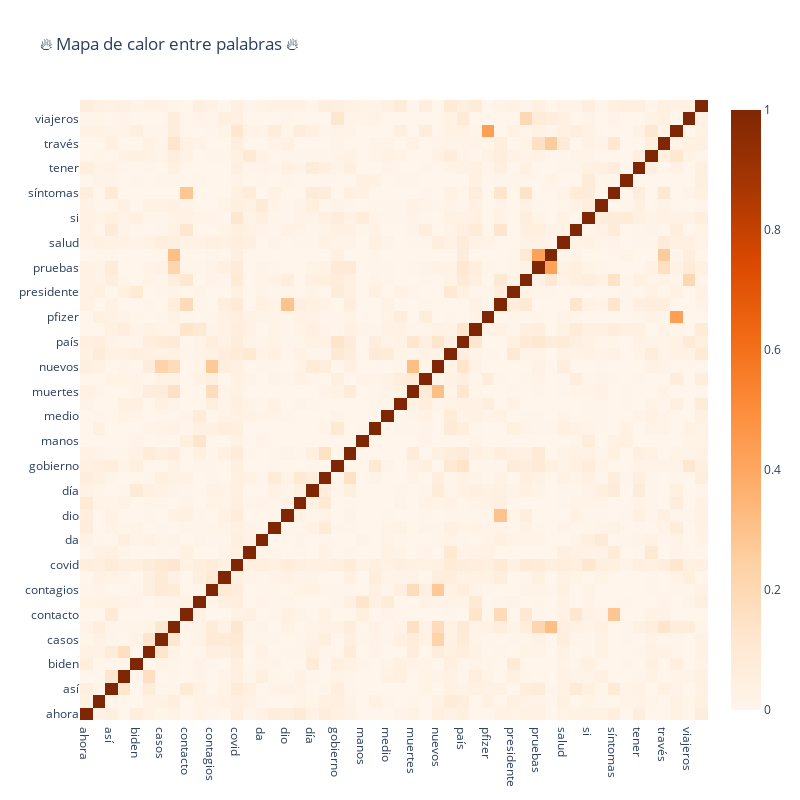

Notebook code cell kept with this figure:
### Code cell
trace = go.Heatmap(z=temp.values.tolist(),
                   x=temp.index.values,
                   y=temp.columns.values,
                   colorscale='Oranges')
 
layout = go.Layout(title='🔥 Mapa de calor entre palabras 🔥',
                   width=800, height=800)
 
fig = go.Figure(data=[trace],layout=layout)
iplot(fig)

### Figure 1 — Plotly figure (JSON) as saved in the notebook; plotly's stock layout.template omitted (floating-point values rounded to 4 significant figures; data arrays with more than 128 entries replaced by an {"elided": "..."} marker saying what was removed)
{"data": [{"colorscale": [[0, "rgb(255,245,235)"], [0.125, "rgb(254,230,206)"], [0.25, "rgb(253,208,162)"], [0.375, "rgb(253,174,107)"], [0.5, "rgb(253,141,60)"], [0.625, "rgb(241,105,19)"], [0.75, "rgb(217,72,1)"], [0.875, "rgb(166,54,3)"], [1, "rgb(127,39,4)"]], "type": "heatmap", "x": ["ahora", "aquí", "así", "año", "biden", "bogotá", "casos", "colombia", "contacto", "contagio", "contagios", "coronavirus", "covid", "cómo", "da", "después", "dio", "dos", "día", "días", "gobierno", "hoy", "manos", "medidas", "medio", "millones", "muertes", "mundo", "nuevos", "pandemia", "país", "personas", "pfizer", "positivo", "presidente", "prueba", "pruebas", "requisito", "salud", "ser", "si", "solo", "síntomas", "tapabocas", "tener", "tras", "través", "vacuna", "viajeros", "virus"], "y": ["ahora", "aquí", "así", "año", "biden", "bogotá", "casos", "colombia", "contacto", "contagio", "contagios", "coronavirus", "covid", "cómo", "da", "después", "dio", "dos", "día", "días", "gobierno", "hoy", "manos", "medidas", "medio", "millones", "muertes", "mundo", "nuevos", "pandemia", "país", "personas", "pfizer", "positivo", "presidente", "prueba", "pruebas", "requisito", "salud", "ser", "si", "solo", "síntomas", "tapabocas", "tener", "tras", "través", "vacuna", "viajeros", "virus"], "z": {"elided": "50x50 float values"}}], "layout": {"height": 800, "title": {"text": "🔥 Mapa de calor entre palabras 🔥"}, "width": 800}}
